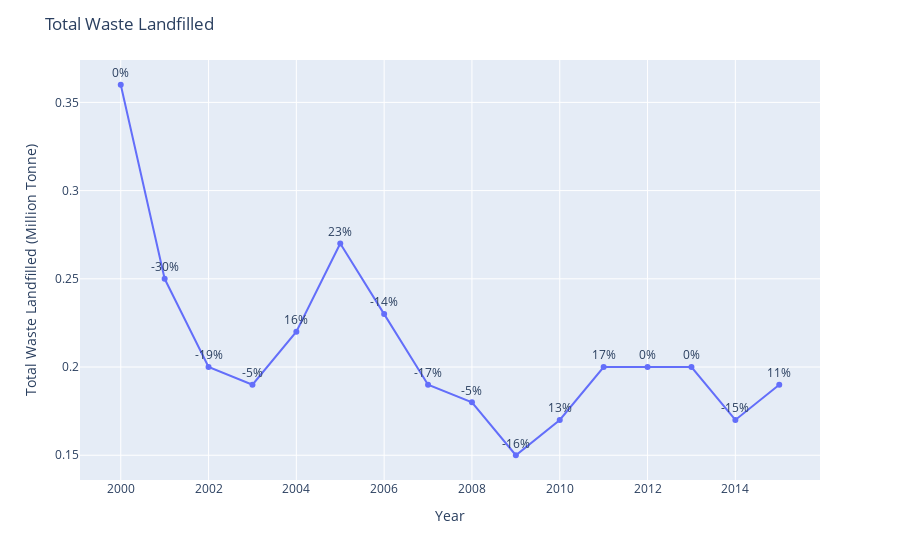

The cell this chart's notebook holds for it:
### Code cell
# create traces using a list comprehension:
fig = px.line(x=df3["year"], y=(df3["total_waste_landfilled"]), text=diff)

fig.update_traces(textposition='top center')
fig.update_layout(title_text='Total Waste Landfilled', xaxis_title="Year", yaxis_title="Total Waste Landfilled (Million Tonne)")
fig.show()
pyo.plot(fig, filename="Total Waste Landfilled.html")

### Figure 1 — Plotly figure (JSON) as saved in the notebook; plotly's stock layout.template omitted (floating-point values rounded to 4 significant figures)
{"data": [{"hovertemplate": "x=%{x}<br>y=%{y}<br>text=%{text}<extra></extra>", "legendgroup": "", "line": {"color": "#636efa", "dash": "solid"}, "marker": {"symbol": "circle"}, "mode": "text+lines+markers", "name": "", "orientation": "v", "showlegend": false, "text": ["0%", "-30%", "-19%", "-5%", "16%", "23%", "-14%", "-17%", "-5%", "-16%", "13%", "17%", "0%", "0%", "-15%", "11%"], "textposition": "top center", "type": "scatter", "x": [2000, 2001, 2002, 2003, 2004, 2005, 2006, 2007, 2008, 2009, 2010, 2011, 2012, 2013, 2014, 2015], "xaxis": "x", "y": [0.36, 0.25, 0.2, 0.19, 0.22, 0.27, 0.23, 0.19, 0.18, 0.15, 0.17, 0.2, 0.2, 0.2, 0.17, 0.19], "yaxis": "y"}], "layout": {"legend": {"tracegroupgap": 0}, "margin": {"t": 60}, "title": {"text": "Total Waste Landfilled"}, "xaxis": {"anchor": "y", "domain": [0, 1], "title": {"text": "Year"}}, "yaxis": {"anchor": "x", "domain": [0, 1], "title": {"text": "Total Waste Landfilled (Million Tonne)"}}}}
